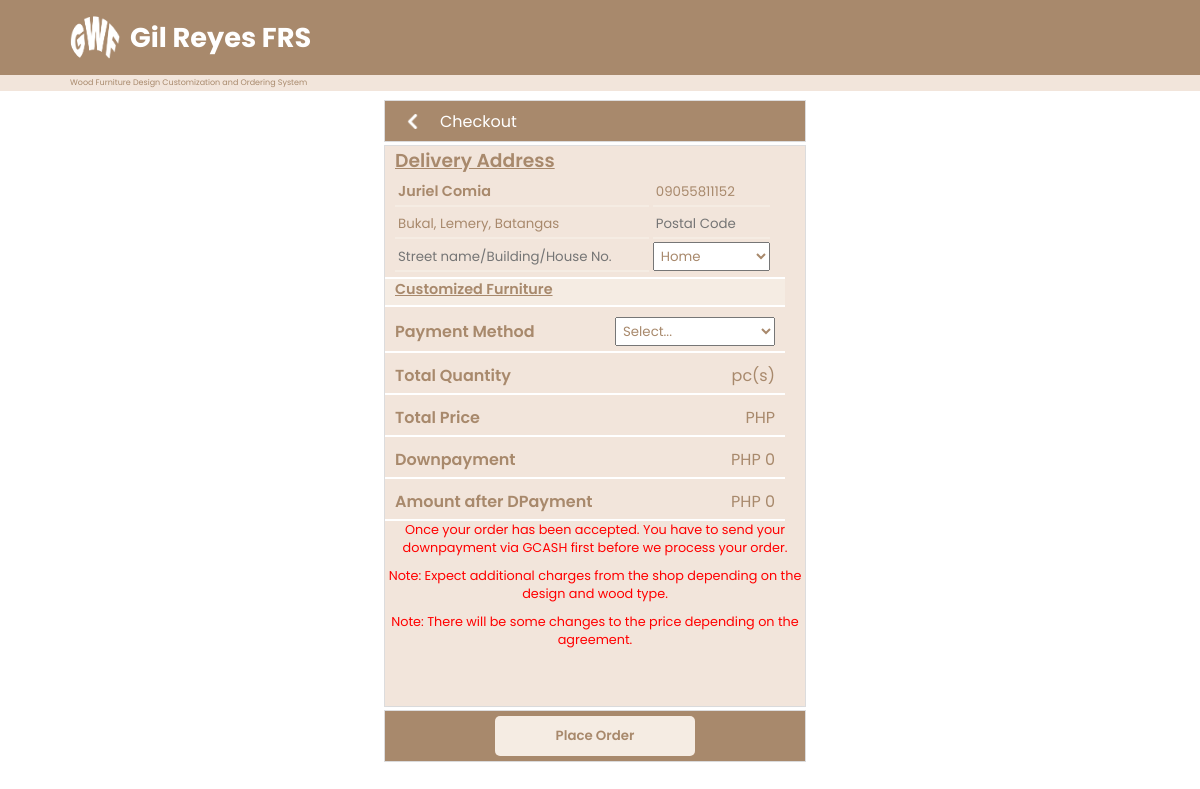
/src/sys-user/customization-page/userOrder.php?trans_id=427741615 (signed in), run on the app's committed database.
### tables this page shows
CREATE TABLE `tb_user` (
  `id` int(11) NOT NULL,
  `unique_id` int(255) NOT NULL,
  `status` varchar(255) NOT NULL,
  `first_name` varchar(255) NOT NULL,
  `last_name` varchar(255) NOT NULL,
  `u_address` varchar(255) NOT NULL,
  `email` varchar(255) NOT NULL,
  `contact_no` varchar(255) NOT NULL,
  `u_password` varchar(255) NOT NULL,
  `myfile` varchar(255) NOT NULL,
  `unread_msg` int(255) NOT NULL,
  `recieved_msg` int(255) NOT NULL,
  `all_msg` int(255) NOT NULL
);

### src/php-database/user-session.php (called while the page is built, shortened)
<?php
    require 'dbconnect.php';
    $user_check=$_SESSION['login_user'];
    $ses_sql=mysqli_query($conn,"select * from tb_user where email='$user_check'");
    $row=mysqli_fetch_array($ses_sql,MYSQLI_ASSOC);
    $loggedin_uid=$row['unique_id'];
    $loggedin_fname=$row['first_name'];
    $loggedin_lname=$row['last_name'];
    $loggedin_address=$row['u_address'];
    $loggedin_cno=$row['contact_no'];
?>

### src/sys-user/customization-page/userOrder.php (the view, shortened to what this page needs)
<?php include '../../php-database/user-session.php'; ?>
<!DOCTYPE html>
<html lang="en">
<head>
    <link rel="stylesheet" href="../order-page/userOrder.css?v=<?php echo time(); ?>">
</head>
<body>
    <header>
        <div class="app-name">
            <a href="">
                <img src="../../../image/logo.png" alt="">
                <h1>Gil Reyes FRS</h1>
            </a>
        </div>
    </header>
    <div class="divider">
        <p>Wood Furniture Design Customization and Ordering System</p>
    </div>
    <main>
        <div class="container">
            <section class="product-cont">
                <div class="prod-back">
                    <?php
                        require_once '../../php-database/dbconnect.php';
                        $trans_id=$_GET['trans_id'];
                    ?>
                    <a href="../../php-database/back-to-customized.php?trans_id=<?php echo $trans_id; ?>"><img src="../../../image/icon/arrow.png" alt="" width="15px" height="15px"></a>
                    <p>Checkout</p>
                </div>
                <div class="product">
                    <form action="submit-order.php" method="post">
                        <div id="buyer-info">
                            <h3><u>Delivery Address</u></h3>
                            <div class="buyer-info-inputs">
                                <input class="big fullname" type="text" name="fullname" id="fullname" value="<?php echo $loggedin_fname; ?> <?php echo $loggedin_lname; ?>" readonly required>
                                <input class="sm" type="text" name="phone_no" id="phone_no" value="<?php echo $loggedin_cno; ?>" readonly required>
                            </div>
                            <div class="buyer-info-inputs">
                                <input class="big" type="text" name="address" id="address" placeholder="Barangay/Municipal" value="<?php echo $loggedin_address; ?>" title="We are available in Batangas area only." required>
                                <input class="sm" type="text" name="postal" id="postal" placeholder="Postal Code" required>
                            </div>
                            <div class="buyer-info-inputs">
                                <input class="big" type="text" name="house_no" id="house_no" placeholder="Street name/Building/House No." required>
                                <select class="select" name="settings" id="settings">
                                    <option value="Home">Home</option>
                                </select>
                            </div>
                        </div>
                        <div id="selected-product">
                            <h3><u>Customized Furniture</u></h3>
                        </div>
                        <div id="payment">
                            <label for="payment-method">Payment Method</label>
                            <select name="payment" id="payment-method" required>
                                <option value="">Select...</option>
                            </select>
                        </div>
                        <div id="total-price">
                            <h4>Total Quantity</h4>
                            <p><?php
                                        ?> pc(s)</p>
                        </div>
                        <div id="total-price">
                            <h4>Total Price</h4>
                            <p>PHP <?php
                                    $query2 = "SELECT SUM(price) AS total_amount FROM tb_customize WHERE user_id = '$loggedin_uid' AND trans_id = '$trans_id'";
                                    $result2 = mysqli_query($conn, $query2);
                                    while ($row = mysqli_fetch_assoc($result2))
                                        {
                                            $ta = $row['total_amount'];
                                        }
                                        ?></p>
                        </div>
                        <div id="total-price">
                            <h4>Downpayment</h4>
                            <p>PHP
                                <?php
                                    $percent = 20;
                                    $dp = ($percent / 100) * $ta;
                                    echo $dp;
                                ?>
                            </p>
                        </div>
                        <div id="total-price">
                            <h4>Amount after DPayment</h4>
                            <p>PHP
                                <?php
                                    $new_amount = $ta - $dp;
                                    echo $new_amount;
                                ?>
                            </p>
                        </div>
                        <span class="span-note">
                            <p>Once your order has been accepted. You have to send your downpayment via GCASH first before we process your order.</p>
                        </span>
                        <p style="font-size: .8rem; color: #FF0000; margin-top: 10px; text-align: center;">Note: Expect additional charges from the shop depending on the design and wood type.</p>
                        <p style="font-size: .8rem; color: #FF0000; margin-top: 10px; text-align: center;">Note: There will be some changes to the price depending on the agreement.</p>
                </div>
                <div class="checkout">
                    <button onclick="openAlert()">Place Order</button>
                </div>
            </section>
        </div>
    </main>
</body>
</html>

### data on the page
tb_user: fullname "Juriel Comia", phone_no "09055811152", address "Bukal, Lemery, Batangas"

### other printed values
$dp "0"
$new_amount "0"
